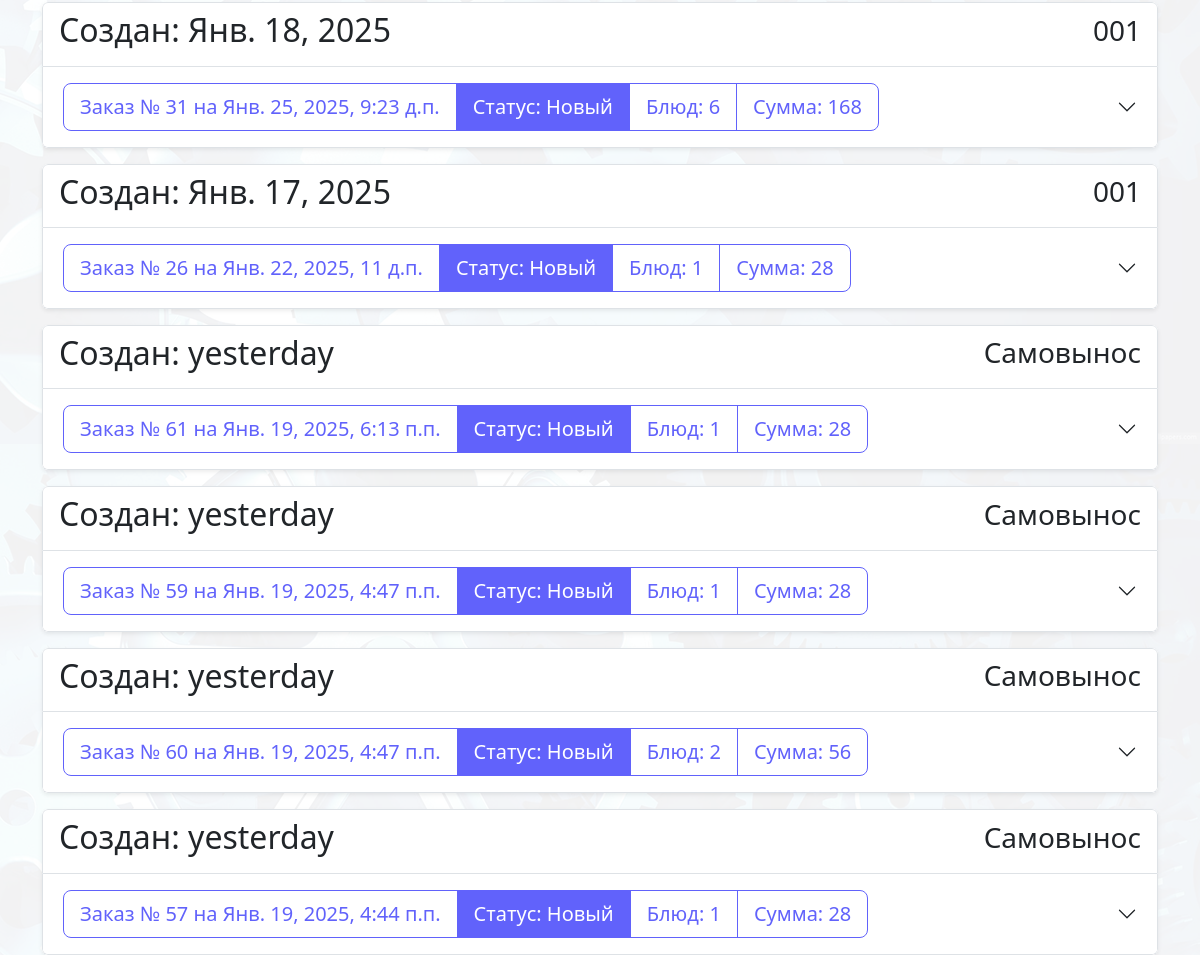
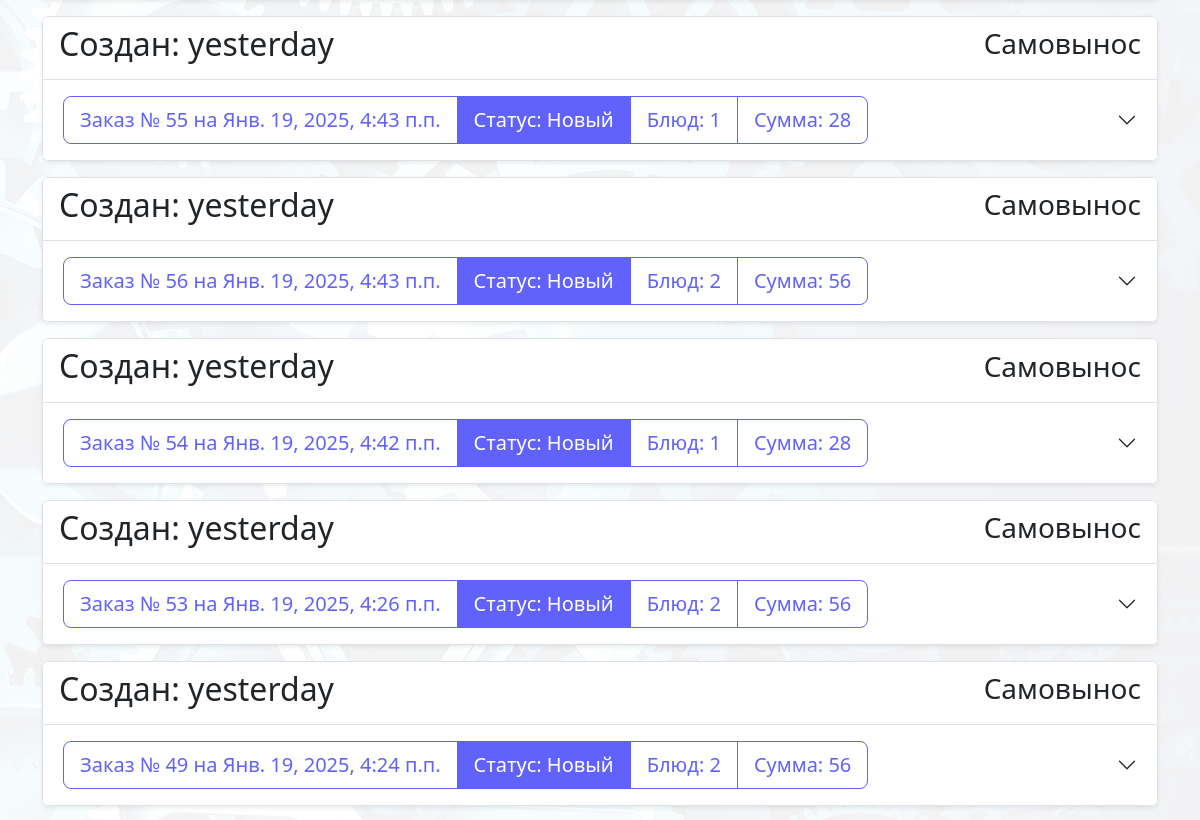
Page /order/-order_date/0 (signed in, middle part) on the earlier database version (2 pictures, top to bottom).
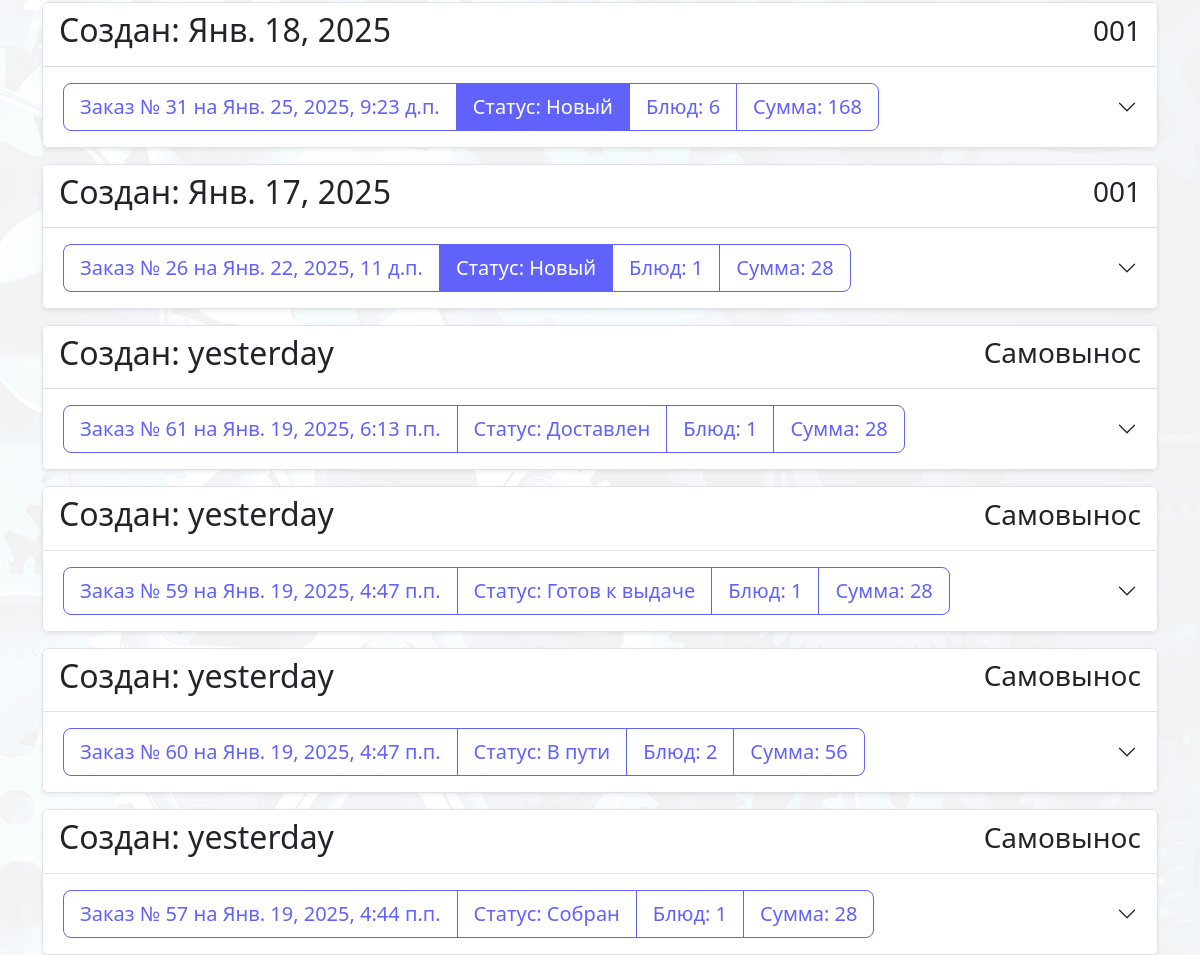
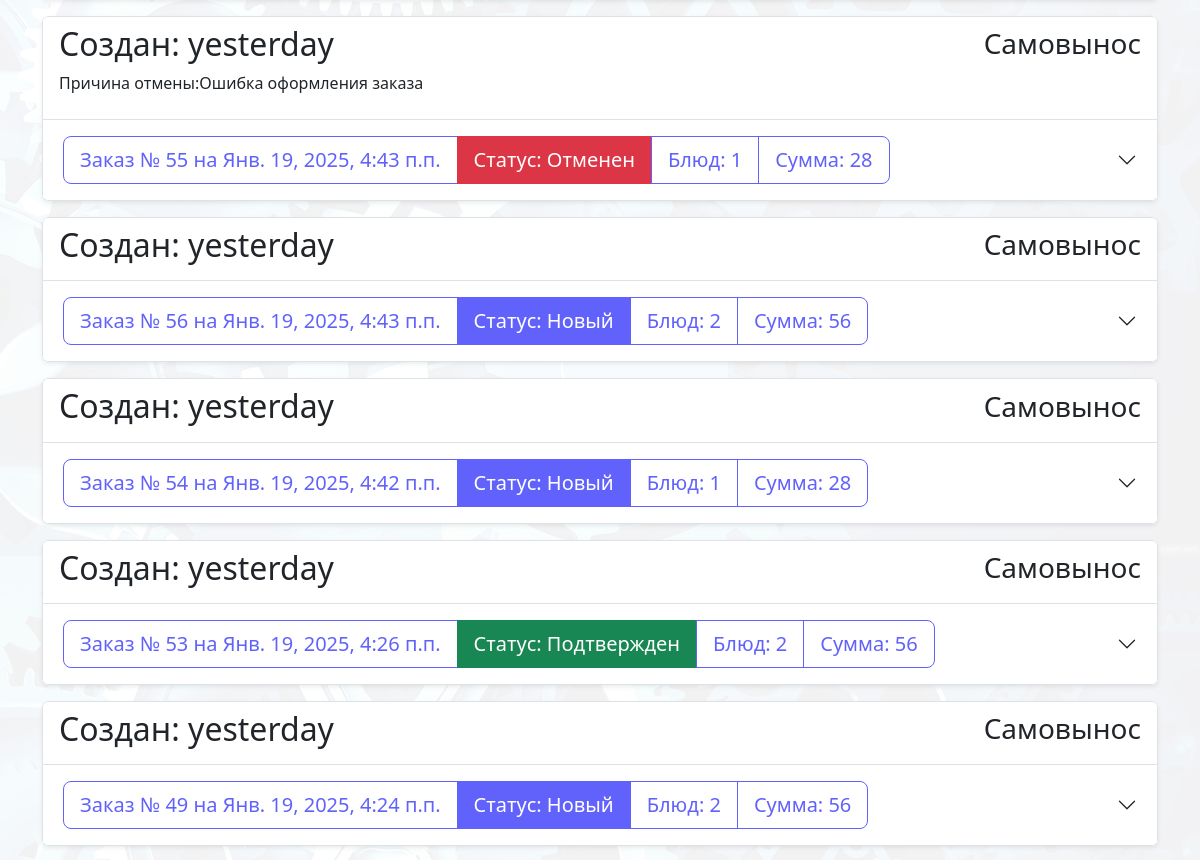
Same page on the later database version (2 pictures, top to bottom).
### order/models.py (models this page shows, shortened)
class Order(models.Model):
    user = models.ForeignKey(User, on_delete=models.CASCADE, verbose_name='Пользователь')
    date_create = models.DateTimeField(verbose_name='Дата заказа', auto_now_add=True)
    order_date = models.DateTimeField(default=get_default_created_at, verbose_name='Дата и время получения заказа'
    )
    status = models.ForeignKey('Status', on_delete=models.CASCADE, verbose_name='Статус', default=1)
    result = models.CharField(max_length=50, verbose_name='Причина отказа', blank=True, null=True)
    cab = models.ForeignKey(Cabinet, on_delete=models.CASCADE, verbose_name='Кабинет', default=1)
    deliver = models.ForeignKey(
        User,
        on_delete=models.SET_NULL,
        related_name='courier_orders',
        blank=True,
        null=True,
        limit_choices_to={'groups__name': 'deliver'},
        verbose_name="Курьер"
    )
    @property
    def total_amount(self):
        total = 0
        for item in self.ordermeal_set.all():  # ordermeal_set - обратный related_name
            total += item.meal.price * item.amount
        return total
    @property
    def amount(self):
        return OrderMeal.objects.filter(order=self.pk).aggregate(Sum('amount'))['amount__sum']
    amount.fget.short_description = 'Количество'
    @property
    def meals(self):
        return OrderMeal.objects.filter(order=self.pk)
    class Meta:
        verbose_name = 'Заказ'
        verbose_name_plural = 'Заказы'

class Status(models.Model):
    name = models.CharField(max_length=30)
    class Meta:
        verbose_name = 'Статус'
        verbose_name_plural = 'Статусы'
    def __str__(self):
        return self.name

class OrderMeal(models.Model):
    order = models.ForeignKey(Order, on_delete=models.CASCADE, verbose_name="Заказ")
    meal = models.ForeignKey(Meal, on_delete=models.CASCADE, verbose_name="Блюдо")
    amount = models.IntegerField(verbose_name='Количество товаров')
    class Meta:
        verbose_name = 'Заказ блюд'
        verbose_name_plural = 'Заказы блюд'

### cart/models.py (models this page shows)
class Cabinet(models.Model):
    num = models.CharField(max_length=10, verbose_name="Номер")
    name = models.CharField(max_length=100, verbose_name="Название")
    def __str__(self):
        return self.num
    class Meta:
        verbose_name = 'Кабинет'
        verbose_name_plural = 'Кабинеты'

### home/models.py (models this page shows, shortened)
class Meal(models.Model):
    name = models.CharField(max_length=150, verbose_name="Название")
    price = models.IntegerField(verbose_name="Цена")
    out = models.CharField(max_length=10, verbose_name="Выход")
    image = models.ImageField(upload_to='images', verbose_name="Изображение")
    category = models.ForeignKey(Category, default=None, on_delete=models.CASCADE,
                                 verbose_name="Категория", related_name='meals')
    quantity = models.IntegerField(default=3, verbose_name="Количество")
    class Meta:
        verbose_name = 'Блюдо'
        verbose_name_plural = 'Блюда'

### order/views.py (the view)
# urls.py: path('', include('order.urls')),
@login_required
def order(request, order='-date_create', filter=0):
    context = {}
    context['order'] = order
    context['filter'] = filter
    context['statuses'] = Status.objects.all()
    context['cart_count'] = Cart.objects.filter(user=request.user).count()
    orders = Order.objects.all().filter(user=request.user).order_by(order)
    if filter:
        orders = orders.filter(status__id=filter)
    context['orders'] = orders
    return render(request, 'order/index.html', context)

### order/templates/order/index.html (shortened to what this page needs)
{% extends 'home/base.html' %}
{% load static %}
{% block body %}
{% include 'order/elements/order_item.html'%}
{% endblock %}

### home/templates/home/base.html (shortened to what this page needs)
{% load static %}
<!DOCTYPE html>
<html lang="ru">
<head>
    <link rel="stylesheet" href="{% static 'home/css/bootstrap.css' %}">
    <link rel="stylesheet" href="{% static 'home/css/style.css' %}">
    <link rel="stylesheet" href="{% static 'home/css/bootstrap-icons-1.11.3/font/bootstrap-icons.css'%}">
</head>
<body class="d-flex flex-column min-vh-100 container">
<main class="my-4">
    {% block body %}
    {% endblock %}
</main>
</body>
</html>

### home/templates/home/css/style.html (shortened to what this page needs)
{% load static %}

### order/templates/order/elements/order_item.html (shortened to what this page needs)
{% load humanize %}
<div class="accordion row">
    {% for order in orders%}
    <div>
        <div class="bg-white rounded-2 overflow-hidden shadow-sm mb-3">
            <div class="border rounded-top px-3 py-2">
                {% if request.user.groups.all.0.name == "deliver" %}
                <table class="table">
                    <thead>
                    <tr>
                        <th scope="col">Дата создания заказа</th>
                        <th scope="col">Получатель</th>
                        <th scope="col">Курьер</th>
                        <th scope="col">Место доставки</th>
                    </tr>
                    </thead>
                    <tbody>
                    <tr>
                        <td>{{ order.date_create|naturalday}}</td>
                        <td>{{order.user}}</td>
                        {% if order.deliver %}
                        <td>{{order.deliver}}</td>
                        {% else %}
                        <td>Курьер не выбран</td>
                        {% endif %}
                        <td>{{order.cab}}</td>
                    </tr>
                    </tbody>
                </table>
                {% if 'order_list' in request.path %}
                <button class="take_order btn btn-primary" data-id="{{order.id}}">Взять</button>
                {% endif %}
                {% else %}
                <div class="d-flex justify-content-between flex-wrap align-items-center">
                    <p class="h2 ">Создан: {{ order.date_create|naturalday}}</p>
                    <p class="h3">{{order.cab}}</p>
                </div>
                {% endif%}
                {% if order.result %}
                <p>
                    Причина отмены:{{order.result}}
                </p>
                {% endif %}
            </div>
            <div class="accordion-item ">
                <h2 class="accordion-header">
                    <button class="accordion-button collapsed" type="button" data-bs-toggle="collapse"
                            data-bs-target="#order_{{ order.id }}" aria-expanded="false"
                            aria-controls="order_{{ order.id }}">
                        <div class="order_view btn-group order_info  btn-group-lg bg-white"
                             data-id="{{ order.id }}">
                            <div class="btn btn-outline-primary">
                                <span>Заказ</span> №
                                {{ order.id }} на {{ order.order_date }}
                            </div>
                            <div
                                    class="btn  {% if order.status.id == 1%} btn-primary {%elif order.status.id == 2%}btn-success{%elif order.status.id == 3%}btn-danger{% else %}btn-outline-primary{%endif%}">
                                <span>Статус: </span>{{ order.status }}
                            </div>
                            <div class="btn btn-outline-primary">
                                <span>Блюд:</span>
                                {{ order.amount }}
                            </div>
                            <div class="btn btn-outline-primary">
                                <span>Сумма:</span>
                                {{ order.total_amount }}
                            </div>
                        </div>
                    </button>
                </h2>
            </div>
        </div>
    </div>
    {% endfor %}
</div>

### home/templates/home/elements/footer.html (shortened to what this page needs)
{% load static %}

### home/static/home/css/style.css (style rules this page uses)
body { background-image: url('../images/fon/fon.png'); background-size: 100%; background-attachment: fixed; }

Differences in the rows shown:
changed Order id 61: status_id 1 → 7 (drawn); status "Новый" → "Доставлен"
changed Order id 59: status_id 1 → 5 (drawn); status "Новый" → "Готов к выдаче"
changed Order id 60: status_id 1 → 6 (drawn); status "Новый" → "В пути"
changed Order id 57: status_id 1 → 4 (drawn); status "Новый" → "Собран"
changed Order id 55: result (not shown) → "Ошибка оформления заказа"; status_id 1 → 3 (drawn); status "Новый" → "Отменен"
changed Order id 53: status_id 1 → 2 (drawn); status "Новый" → "Подтвержден"
